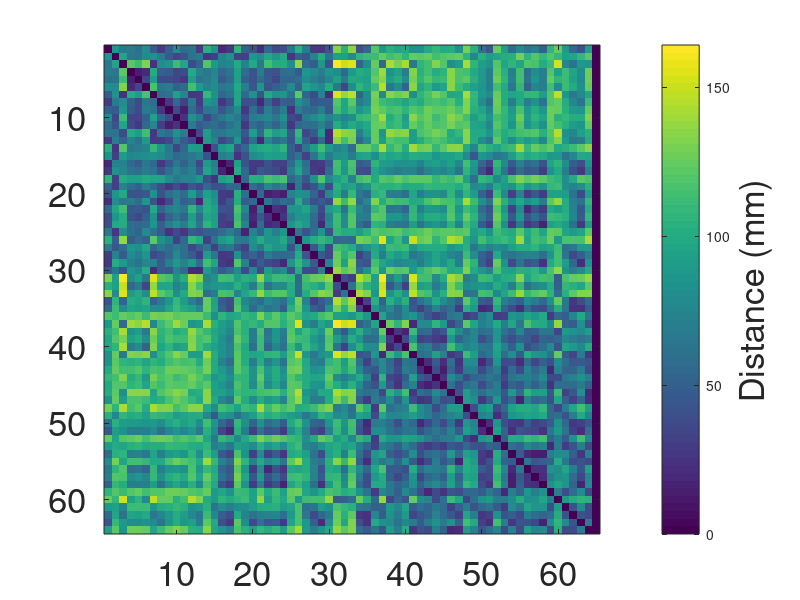

Write MATLAB code to recreate this figure.
close all;
b=dlmread('FSL_ROIs_distance_matrix.dat');

imagesc(b)




h = colorbar;
set(gca,'FontSize',25)
ylabel(h, 'Distance (mm)', 'FontSize', 25)